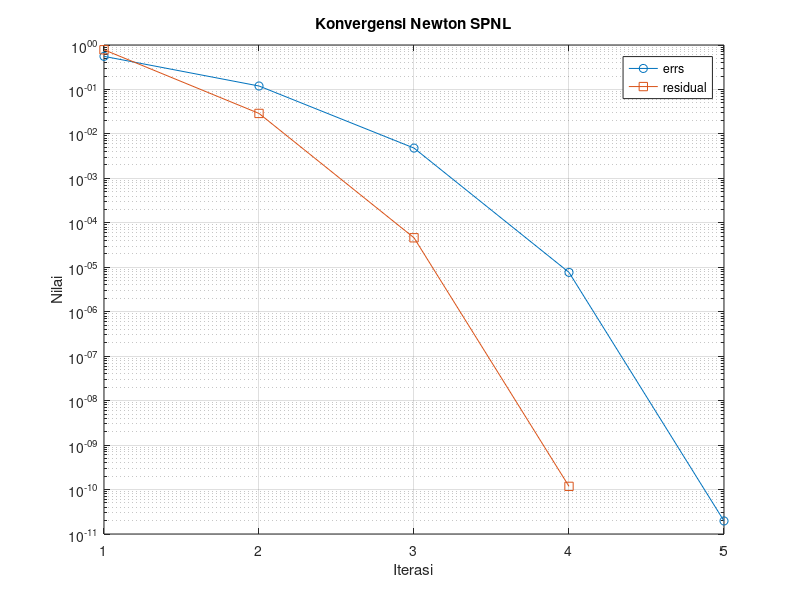

The MATLAB script that drew this image:
%% Newton untuk SPNL
clear; clc; close all

F = @(z) [z(1)^2 + z(2)^2 - 5;
          z(1) - z(2) - 1];

J = @(z) [2*z(1) 2*z(2);
          1       -1];

x = [1.5;0.5];
tol = 1e-10;
maxit = 50;
errs = [];
residuals = [];

for k = 1:maxit
    dx = -J(x)\F(x);
    xnew = x + dx;

    err = max(abs(xnew-x)./max(1,abs(xnew)));
    res = norm(F(xnew),inf);

    errs(end+1,1) = err; %#ok<SAGROW>
    residuals(end+1,1) = res; %#ok<SAGROW>

    x = xnew;

    if err < tol && res < tol
        break
    end
end

fprintf('Solusi: x = %.12f, y = %.12f\n',x(1),x(2))

figure
semilogy(1:k,errs,'o-',1:k,residuals,'s-')
grid on
xlabel('Iterasi')
ylabel('Nilai')
legend('errs','residual','Location','best')
title('Konvergensi Newton SPNL')
